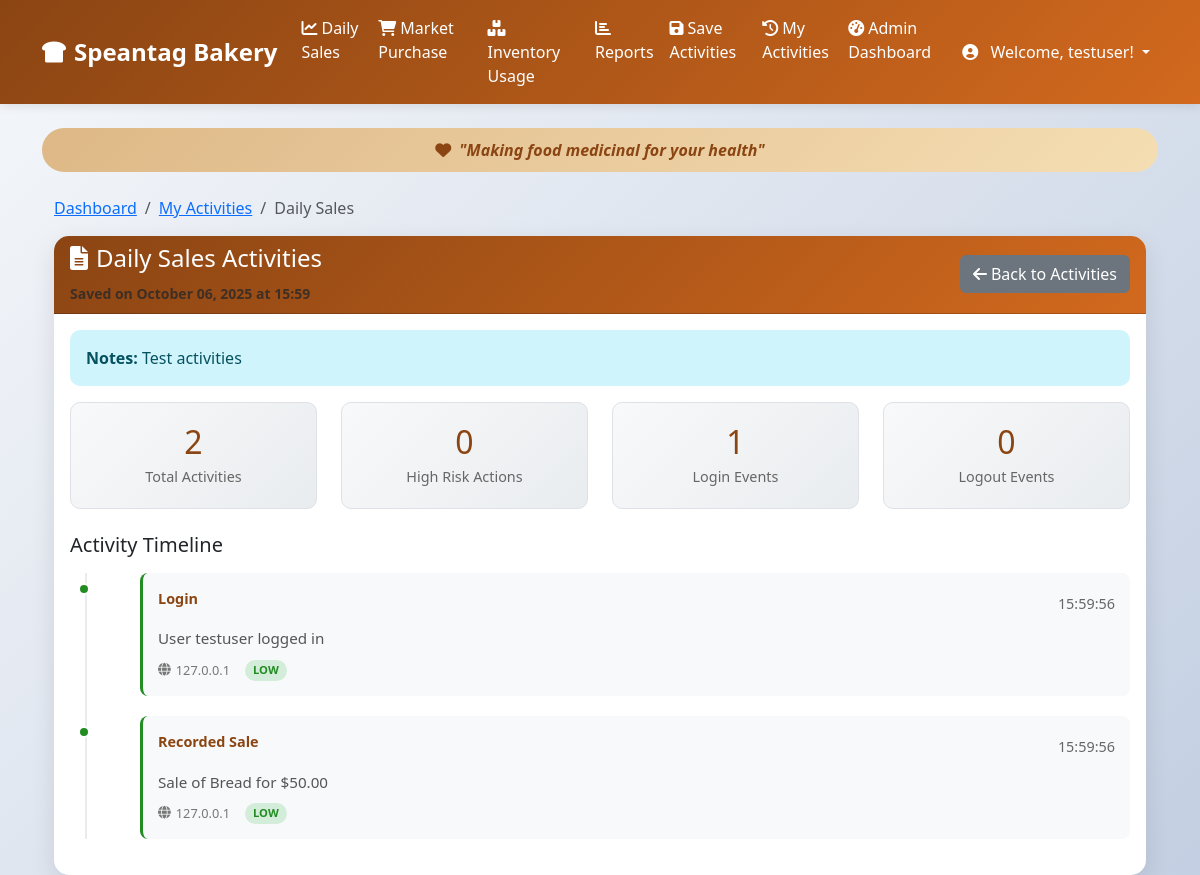
The page /view-saved-activity/2 (signed in) on the database its author committed.
### app.py (models this page shows, shortened)
class User(UserMixin, db.Model):
    id = db.Column(db.Integer, primary_key=True)
    name = db.Column(db.String(100), nullable=False)
    email = db.Column(db.String(120), unique=True, nullable=False)
    phone = db.Column(db.String(20), nullable=False)
    profile_image = db.Column(db.String(120), nullable=True)
    password_hash = db.Column(db.String(128), nullable=False)
    is_admin = db.Column(db.Boolean, default=False)
    created_at = db.Column(db.DateTime, default=datetime.utcnow)

class SavedActivity(db.Model):
    id = db.Column(db.Integer, primary_key=True)
    user_id = db.Column(db.Integer, db.ForeignKey('user.id'), nullable=False)
    session_id = db.Column(db.String(255), nullable=True)
    page_name = db.Column(db.String(100), nullable=False)  # daily-sales, market-purchase, etc.
    activities_data = db.Column(db.Text, nullable=False)  # JSON string of activities
    saved_at = db.Column(db.DateTime, default=datetime.utcnow)
    notes = db.Column(db.Text, nullable=True)  # Optional user notes

### app.py (the view)
@app.route('/view-saved-activity/<int:activity_id>')
@login_required
def view_saved_activity(activity_id):
    saved_activity = SavedActivity.query.filter_by(id=activity_id, user_id=current_user.id).first_or_404()
    activities_data = json.loads(saved_activity.activities_data)
    return render_template('view_saved_activity.html',
                          saved_activity=saved_activity,
                          activities_data=activities_data)

### app.py (called while the page is built)
@app.template_filter('strftime')
def strftime_filter(value, format_string):
    if hasattr(value, 'strftime'):
        return value.strftime(format_string)
    return str(value)

@app.template_filter('strptime')
def strptime_filter(value, format_string):
    try:
        from datetime import datetime
        return datetime.strptime(value, format_string)
    except (ValueError, TypeError):
        return value

@login_manager.user_loader
def load_user(user_id):
    return User.query.get(int(user_id))

### templates/view_saved_activity.html (shortened to what this page needs)
{% extends "base.html" %}
{% block content %}
<div class="container mt-4">
    <div class="row">
        <div class="col-12">
            <nav aria-label="breadcrumb">
                <ol class="breadcrumb">
                    <li class="breadcrumb-item"><a href="{{ url_for('index') }}">Dashboard</a></li>
                    <li class="breadcrumb-item"><a href="{{ url_for('my_activities') }}">My Activities</a></li>
                    <li class="breadcrumb-item active">{{ saved_activity.page_name.replace('-', ' ')|title }}</li>
                </ol>
            </nav>
            <div class="card">
                <div class="card-header">
                    <div class="d-flex justify-content-between align-items-center">
                        <div>
                            <h4><i class="fas fa-file-alt me-2"></i>{{ saved_activity.page_name.replace('-', ' ')|title }} Activities</h4>
                            <small class="text-muted">Saved on {{ saved_activity.saved_at.strftime('%B %d, %Y at %H:%M') }}</small>
                        </div>
                        <a href="{{ url_for('my_activities') }}" class="btn btn-secondary">
                            <i class="fas fa-arrow-left me-1"></i>Back to Activities
                        </a>
                    </div>
                </div>
                <div class="card-body">
                    {% if saved_activity.notes %}
                    <div class="alert alert-info">
                        <strong>Notes:</strong> {{ saved_activity.notes }}
                    </div>
                    {% endif %}
                    <div class="activity-summary mb-4">
                        <div class="row">
                            <div class="col-md-3">
                                <div class="summary-box">
                                    <h5>{{ activities_data|length }}</h5>
                                    <p>Total Activities</p>
                                </div>
                            </div>
                            <div class="col-md-3">
                                <div class="summary-box">
                                    <h5>{{ activities_data|selectattr('risk_level', 'equalto', 'high')|list|length + activities_data|selectattr('risk_level', 'equalto', 'critical')|list|length }}</h5>
                                    <p>High Risk Actions</p>
                                </div>
                            </div>
                            <div class="col-md-3">
                                <div class="summary-box">
                                    <h5>{{ activities_data|selectattr('action', 'equalto', 'Login')|list|length }}</h5>
                                    <p>Login Events</p>
                                </div>
                            </div>
                            <div class="col-md-3">
                                <div class="summary-box">
                                    <h5>{{ activities_data|selectattr('action', 'equalto', 'Logout')|list|length }}</h5>
                                    <p>Logout Events</p>
                                </div>
                            </div>
                        </div>
                    </div>
                    <h5 class="mb-3">Activity Timeline</h5>
                    <div class="timeline">
                        {% for activity in activities_data %}
                        <div class="timeline-item {{ activity.risk_level }}">
                            <div class="timeline-marker {{ activity.risk_level }}"></div>
                            <div class="timeline-content">
                                <div class="timeline-header">
                                    <span class="timeline-action">{{ activity.action }}</span>
                                    <span class="timeline-time">
                                        {{ activity.timestamp|strptime('%Y-%m-%dT%H:%M:%S.%f')|strftime('%H:%M:%S') }}
                                    </span>
                                </div>
                                {% if activity.details %}
                                <div class="timeline-details">
                                    {{ activity.details }}
                                </div>
                                {% endif %}
                                <div class="timeline-meta">
                                    {% if activity.ip_address %}
                                    <span><i class="fas fa-globe"></i> {{ activity.ip_address }}</span>
                                    {% endif %}
                                    <span class="risk-badge {{ activity.risk_level }}">
                                        {{ activity.risk_level|title }}
                                    </span>
                                </div>
                            </div>
                        </div>
                        {% endfor %}
                    </div>
                </div>
            </div>
        </div>
    </div>
</div>
{% endblock %}

### templates/base.html (shortened to what this page needs)
<!DOCTYPE html>
<html lang="en">
<head>
    <link href="https://cdn.jsdelivr.net/npm/bootstrap@5.3.0/dist/css/bootstrap.min.css" rel="stylesheet">
    <link href="https://cdnjs.cloudflare.com/ajax/libs/font-awesome/6.0.0/css/all.min.css" rel="stylesheet">
</head>
<body>
    <nav class="navbar navbar-expand-lg navbar-dark">
        <div class="container">
            <a class="navbar-brand" href="{{ url_for('index') }}">
                <i class="fas fa-bread-slice me-2"></i>Speantag Bakery
            </a>
            <div class="collapse navbar-collapse" id="navbarNav">
                <ul class="navbar-nav me-auto">
                    <li class="nav-item">
                        <a class="nav-link" href="{{ url_for('daily_sales') }}">
                            <i class="fas fa-chart-line me-1"></i>Daily Sales
                        </a>
                    </li>
                    <li class="nav-item">
                        <a class="nav-link" href="{{ url_for('market_purchase') }}">
                            <i class="fas fa-shopping-cart me-1"></i>Market Purchase
                        </a>
                    </li>
                    <li class="nav-item">
                        <a class="nav-link" href="{{ url_for('inventory_usage') }}">
                            <i class="fas fa-boxes me-1"></i>Inventory Usage
                        </a>
                    </li>
                    <li class="nav-item">
                        <a class="nav-link" href="{{ url_for('reports') }}">
                            <i class="fas fa-chart-bar me-1"></i>Reports
                        </a>
                    </li>
                    {% if current_user.is_authenticated %}
                    <li class="nav-item">
                        <a class="nav-link" href="{{ url_for('save_activities') }}">
                            <i class="fas fa-save me-1"></i>Save Activities
                        </a>
                    </li>
                    <li class="nav-item">
                        <a class="nav-link" href="{{ url_for('my_activities') }}">
                            <i class="fas fa-history me-1"></i>My Activities
                        </a>
                    </li>
                    {% endif %}
                    <li class="nav-item">
                        <a class="nav-link" href="{{ url_for('admin_login') }}">
                            <i class="fas fa-tachometer-alt me-1"></i>Admin Dashboard
                        </a>
                    </li>
                </ul>
                <ul class="navbar-nav">
                    {% if current_user.is_authenticated %}
                    <li class="nav-item dropdown">
                        <a class="nav-link dropdown-toggle" href="#" id="userDropdown" role="button" data-bs-toggle="dropdown">
                            {% if current_user.profile_image %}
                                <img src="{{ url_for('static', filename='uploads/' + current_user.profile_image) }}" alt="Profile" class="rounded-circle me-2" style="width: 30px; height: 30px; object-fit: cover;">
                            {% else %}
                                <i class="fas fa-user-circle me-2"></i>
                            {% endif %}
                            Welcome, {{ current_user.name }}!
                        </a>
                    </li>
                    {% endif %}
                </ul>
            </div>
        </div>
    </nav>
    <div class="container mt-4">
        <div class="motto">
            <i class="fas fa-heart me-2"></i>"Making food medicinal for your health"
        </div>
        {% block content %}{% endblock %}
    </div>
</body>
</html>

### templates/base.html (style rules this page uses)
:root { --primary-color: #8B4513; --secondary-color: #DEB887; --accent-color: #D2691E; --success-color: #228B22; --warning-color: #FF8C00; --danger-color: #DC143C; }
body { background: linear-gradient(135deg, #f5f7fa 0%, #c3cfe2 100%); font-family: 'Segoe UI', Tahoma, Geneva, Verdana, sans-serif; }
.navbar { background: linear-gradient(135deg, var(--primary-color) 0%, var(--accent-color) 100%); box-shadow: 0 2px 10px rgba(0,0,0,0.1); }
.navbar-brand { font-weight: bold; font-size: 1.5rem; }
.nav-link { color: white !important; font-weight: 500; transition: all 0.3s ease; }
.card { border: none; border-radius: 15px; box-shadow: 0 8px 25px rgba(0,0,0,0.1); transition: transform 0.3s ease; }
.card-header { background: linear-gradient(135deg, var(--primary-color) 0%, var(--accent-color) 100%); color: white; border-radius: 15px 15px 0 0 !important; font-weight: bold; }
.alert { border-radius: 10px; border: none; }
.motto { background: linear-gradient(135deg, var(--secondary-color) 0%, #F5DEB3 100%); color: var(--primary-color); padding: 10px 20px; border-radius: 25px; font-style: italic; font-weight: bold; text-align: center; margin: 10px 0; }
.timeline-item { position: relative; margin-bottom: 20px; padding-left: 40px; }
.timeline-marker { position: absolute; left: -22px; top: 10px; width: 12px; height: 12px; border-radius: 50%; border: 2px solid white; }
.timeline-marker.low { background: var(--success-color); }
.timeline-content { background: #f8f9fa; border-radius: 10px; padding: 15px; border-left: 3px solid; }
.timeline-item.low .timeline-content { border-left-color: var(--success-color); }
.timeline-header { display: flex; justify-content: space-between; align-items: center; margin-bottom: 10px; font-size: 0.9rem; }
.timeline-time { color: #666; }
.timeline-action { margin-bottom: 10px; }
.timeline-meta { display: flex; gap: 15px; font-size: 0.8rem; color: #777; }
.timeline-meta span { display: flex; align-items: center; gap: 5px; }
.risk-badge { padding: 4px 8px; border-radius: 12px; font-size: 0.7rem; font-weight: bold; }
.risk-badge.low { background: #d4edda; color: var(--success-color); }

### templates/view_saved_activity.html (style rules this page uses)
.summary-box { text-align: center; padding: 20px; background: linear-gradient(135deg, #f8f9fa 0%, #e9ecef 100%); border-radius: 10px; border: 1px solid #dee2e6; }
.summary-box h5 { margin: 0; font-size: 2rem; color: var(--primary-color); }
.summary-box p { margin: 5px 0 0 0; color: #666; font-size: 0.9rem; }
.timeline { position: relative; padding-left: 30px; }
.timeline::before { content: ''; position: absolute; left: 15px; top: 0; bottom: 0; width: 2px; background: #e9ecef; }
.timeline-item { position: relative; margin-bottom: 20px; padding-left: 40px; }
.timeline-marker { position: absolute; left: -22px; top: 10px; width: 12px; height: 12px; border-radius: 50%; border: 2px solid white; }
.timeline-marker.low { background: var(--success-color); }
.timeline-content { background: #f8f9fa; border-radius: 8px; padding: 15px; border-left: 3px solid; }
.timeline-item.low .timeline-content { border-left-color: var(--success-color); }
.timeline-header { display: flex; justify-content: space-between; align-items: center; margin-bottom: 8px; }
.timeline-action { font-weight: bold; color: var(--primary-color); }
.timeline-time { color: #666; font-size: 0.9rem; }
.timeline-details { margin-bottom: 10px; color: #555; font-size: 0.95rem; }
.timeline-meta { display: flex; gap: 15px; font-size: 0.8rem; color: #777; }
.timeline-meta span { display: flex; align-items: center; gap: 5px; }
.risk-badge { padding: 2px 8px; border-radius: 12px; font-size: 0.7rem; font-weight: bold; text-transform: uppercase; }
.risk-badge.low { background: #d4edda; color: var(--success-color); }

### rows shown on the page
User: name "testuser"
SavedActivity: page_name.replace "Daily Sales", saved_at "October 06, 2025 at 15:59", notes "Test activities"

### other values the page prints
{{ activities_data|length }} "2"
{{ activities_data|selectattr('action', 'equalto', 'Login')|list|length }} "1"
{{ activities_data|selectattr('action', 'equalto', 'Logout')|list|length }} "0"
{{ activity.action }} "Login" "Recorded Sale"
{{ activity.details }} "User testuser logged in" "Sale of Bread for $50.00"
{{ activity.ip_address }} "127.0.0.1" "127.0.0.1"
{{ activity.risk_level|title }} "LOW" "LOW"
